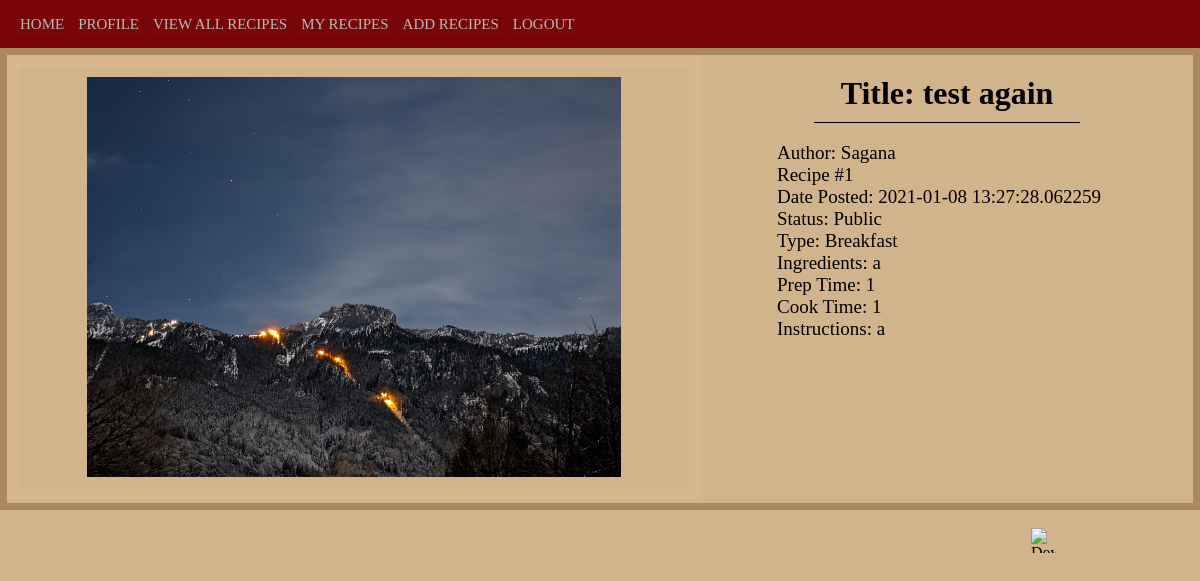
Page /loggedin/viewrecipes/1 (signed in) on the committed database.
### cookingARecipe/models.py (models this page shows, shortened)
class Recipes(db.Model):
    __tablename__ = 'recipes'
    id = db.Column(db.Integer, primary_key=True)
    Recipe_Title = db.Column(db.String(100), nullable=False)
    Recipe_Author = db.Column(db.String(1000))
    Recipe_Type = db.Column(db.String(20), nullable=False)
    Recipe_Img= db.Column(db.String(500), nullable =False)
    Recipe_Ingredients = db.Column(db.Text, nullable=False)
    Recipe_Instructions = db.Column(db.Text, nullable=False)
    Recipe_Expected_Prep_Time = db.Column(db.String(50), nullable=False)
    Recipe_Time_Prep = db.Column(db.String(20), nullable=False)
    Recipe_Expected_Cook_Time = db.Column(db.String(50), nullable=False)
    Recipe_Time_Cook = db.Column(db.String(20), nullable=False)
    Recipe_Date_Posted = db.Column(db.DateTime, nullable = False, default=datetime.today)
    Recipe_Public_Status = db.Column(db.String(20), nullable=False)
    user_id = db.Column(db.Integer, db.ForeignKey('user.id'))

### cookingARecipe/profile.py (the view)
@profile.route('/viewrecipes/<int:id>')
@login_required
def viewRecipeDetails(id):
    user= User.query.get(current_user.id)
    recipe= Recipes.query.get_or_404(id)
    filename=recipe.Recipe_Img
    return render_template('viewR.html', filename=filename,recipe=recipe, user=user)

### cookingARecipe/__init__.py (called while the page is built)
def create_app():
    app = Flask(__name__)
    app.config['SECRET_KEY'] = os.urandom(26)
    app.config["IMAGE_UPLOADS"] = os.path.join(app.root_path, 'static')
    app.config["ALLOWED_IMAGE_EXTENSIONS"] = ["jpeg", "jpg", "png", "gif"]
    app.config["MAX_IMAGE_FILESIZE"] = 50 * 1024 * 1024
    basedir = os.path.abspath(os.path.dirname(__file__))
    app.config['SQLALCHEMY_DATABASE_URI'] = "sqlite:///"+ os.path.join(basedir, "cAR.db")
    db.init_app(app)
    login_manager = LoginManager()
    login_manager.login_view="auth.login"
    login_manager.init_app(app)
    from .models import User
    @login_manager.user_loader
    def load_user(user_id):
        return User.query.get(user_id)
    from .auth import auth
    app.register_blueprint(auth)
    from .main import main
    app.register_blueprint(main)
    from .profile import profile
    app.register_blueprint(profile)
    return app

### cookingARecipe/templates/viewR.html (shortened to what this page needs)
{% extends 'base.html' %}
{% block body %}
<div class="content-wrapper borderColor">
    <div class="recipe-img">
        {% if filename %}
	        <div class="recipe-img">
		        <img id="recipe-img" src="{{ url_for('profile.display_image', filename=filename) }}">
	        </div>
        {% endif %}
    </div>
    <div class="recipe-details">
        <div class="recipe-details">
            <h3 class="recipe-details">Title: {{ recipe.Recipe_Title }}</h3>
            <div onclick = "getPdf()">
                <img id="download-button" src="{{ url_for('static', filename='download.png') }}" alt="Download" height="25" width="25">
            </div>
        </div>
        <div class="recipe-details">
            <p id="details" class="recipe-details">
            Author: {{ recipe.Recipe_Author }} <br>
            Recipe #{{ recipe.id }} <br>
            Date Posted: {{ recipe.Recipe_Date_Posted }} <br>
            Status: {{ recipe.Recipe_Public_Status }} <br>
            Type: {{ recipe.Recipe_Type }} <br>
            Ingredients: {{ recipe.Recipe_Ingredients }} <br>
            Prep Time: {{ recipe.Recipe_Expected_Prep_Time }} <br>
            Cook Time: {{ recipe.Recipe_Expected_Cook_Time  }} <br>
            Instructions: {{ recipe.Recipe_Instructions }} <br>
            </p>
        </div>
    </div>
</div>
{% endblock%}

### cookingARecipe/static/css/style.css (style rules this page uses)
body { background-color: tan; margin: 0; font-family:fantasy; }
h3 { text-align: right; }
img { position: absolute; top: 107px; top: 22%; right: 0%; padding-right: 9%; }
h3 { text-align: center; font-size: 2em; padding: 10px; }
.content-wrapper { display: grid; grid-template-columns: 1fr 1fr; }
#recipe-img { width: 650px; grid-area: image1; border: 0.75em solid #d6b78e; overflow:hidden; object-fit: contain; margin: 0px 0px 0px 0px; }
#download-button { position: absolute; top: 66%; right: 3%; }
h3 { text-align: center; font-size: 2em; content: ""; display: block; margin: 0 auto; width: 50%; padding-top: 20px; border-bottom: 1px solid black; }
#details { text-align: left; font-size: 19px; padding-left: 4em; }
.recipe-img > img { height: 400px; max-height: 100%; position: relative; padding: 10px; grid-column: auto; grid-row: 1 / -1; align-self: center; place-self: center; }
.borderColor { border: 7px #ab885d solid; }

### rows in the picture
Recipes: Recipe_Img (picture), Recipe_Title "test again", Recipe_Author "Sagana", id "1", Recipe_Date_Posted "2021-01-08 13:27:28.062259", Recipe_Public_Status "Public", Recipe_Type "Breakfast", Recipe_Ingredients "a", Recipe_Expected_Prep_Time "1", Recipe_Expected_Cook_Time "1", Recipe_Instructions "a"
